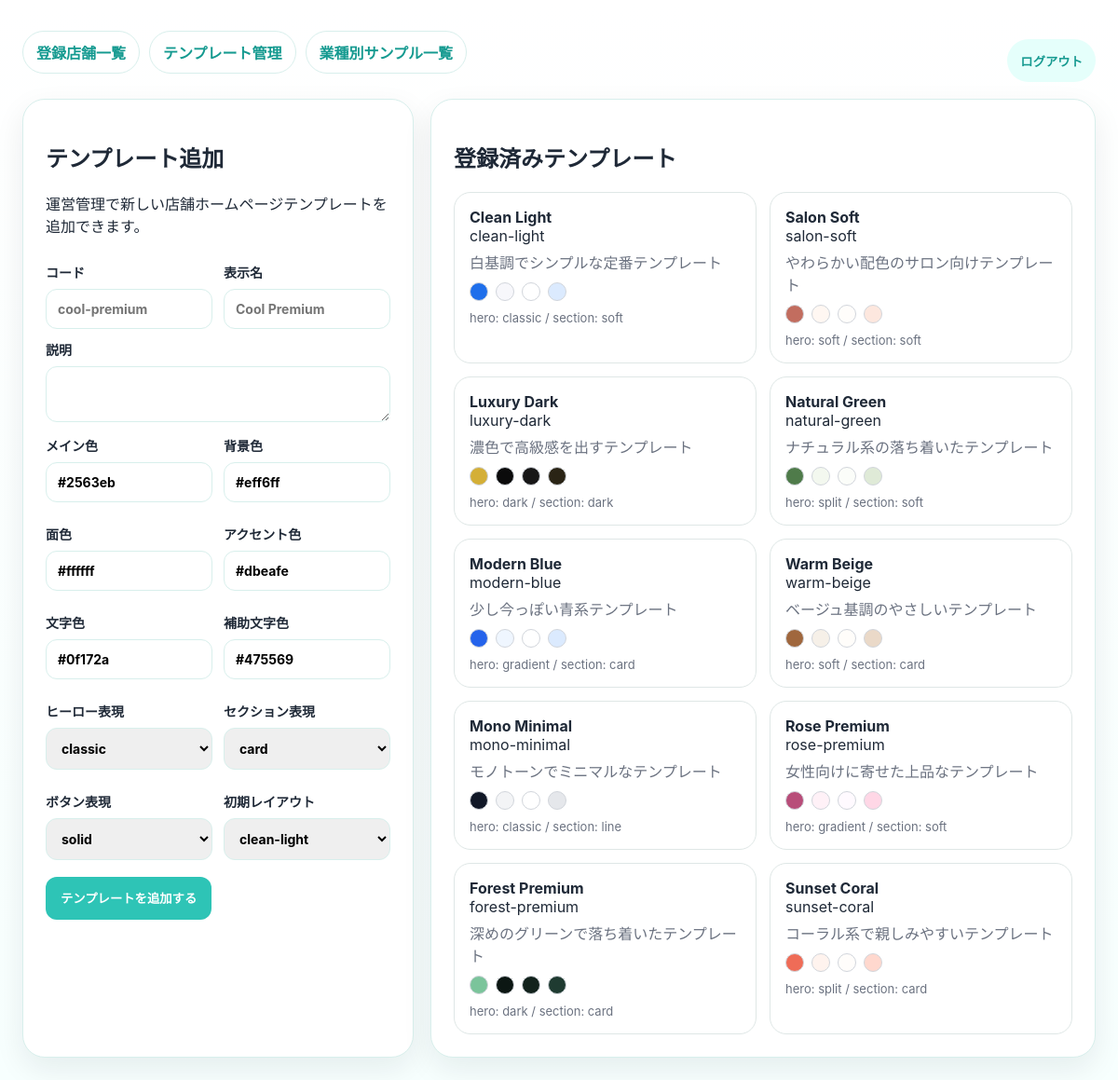
Screenshot of /platform/templates (signed in) with the database file from the repository.
### tables this page shows
CREATE TABLE homepage_templates (
                id INTEGER PRIMARY KEY AUTOINCREMENT,
                code TEXT NOT NULL UNIQUE,
                name TEXT NOT NULL,
                description TEXT DEFAULT '',
                theme_json TEXT NOT NULL DEFAULT '{}',
                is_active INTEGER NOT NULL DEFAULT 1,
                created_at TEXT DEFAULT CURRENT_TIMESTAMP
            );

### app/main.py (the view)
@app.get("/platform/templates", response_class=HTMLResponse)
def platform_templates_page(request: Request):
    redirect = require_platform_login(request)
    if redirect:
        return redirect
    from app.db import get_homepage_templates
    return templates.TemplateResponse(
        request=request,
        name="platform/templates.html",
        context={
            "templates_list": get_homepage_templates(),
            "message": request.query_params.get("saved", ""),
            "error_message": "",
        },
    )

### app/templates/platform/templates.html (shortened to what this page needs)
<!doctype html>
<html lang="ja"><head><meta charset="utf-8"><meta name="viewport" content="width=device-width, initial-scale=1"><title>ホームページテンプレート管理</title>
</head>
<body><div class="wrap"><div class="top"><div class="links"><a href="/platform/shops">登録店舗一覧</a><a href="/platform/templates">テンプレート管理</a><a href="/samples">業種別サンプル一覧</a></div><form class="logout" method="post" action="/platform/logout"><button type="submit">ログアウト</button></form></div>
<div class="grid"><section class="card"><h1>テンプレート追加</h1><p>運営管理で新しい店舗ホームページテンプレートを追加できます。</p><form method="post" action="/platform/templates"><div class="twocol"><label>コード<input type="text" name="code" placeholder="cool-premium" required></label><label>表示名<input type="text" name="name" placeholder="Cool Premium" required></label></div><label>説明<textarea name="description"></textarea></label><div class="twocol"><label>メイン色<input type="text" name="primary" value="#2563eb"></label><label>背景色<input type="text" name="background" value="#eff6ff"></label><label>面色<input type="text" name="surface" value="#ffffff"></label><label>アクセント色<input type="text" name="accent" value="#dbeafe"></label><label>文字色<input type="text" name="text_color" value="#0f172a"></label><label>補助文字色<input type="text" name="subtext" value="#475569"></label><label>ヒーロー表現<select name="hero_style"><option value="classic">classic</option></select></label><label>セクション表現<select name="section_style"><option value="card">card</option></select></label><label>ボタン表現<select name="button_style"><option value="solid">solid</option></select></label><label>初期レイアウト<select name="preset_key"><option value="clean-light">clean-light</option></select></label></div><button type="submit">テンプレートを追加する</button></form></section>
<section class="card"><h2>登録済みテンプレート</h2><div class="template-list">{% for item in templates_list %}<div class="template"><strong>{{ item.name }}</strong><div>{{ item.code }}</div><div style="color:#6b7280;margin-top:6px;">{{ item.description }}</div><div class="swatches"><span class="sw" style="background:{{ item.theme.primary }}"></span><span class="sw" style="background:{{ item.theme.background }}"></span><span class="sw" style="background:{{ item.theme.surface }}"></span><span class="sw" style="background:{{ item.theme.accent }}"></span></div><div style="font-size:13px;color:#6b7280;">hero: {{ item.theme.hero_style }} / section: {{ item.theme.section_style }}</div></div>{% endfor %}</div></section></div></div></body></html>

### app/templates/platform/templates.html (style rules this page uses)
:root { --primary:#2ec4b6;--primary-dark:#159a90;--bg:#f7fffe;--line:#d8efec;--text:#1f2937;--sub:#6b7280;--card:#fff }
* { box-sizing:border-box }
body { margin:0;font-family:-apple-system,BlinkMacSystemFont,"Segoe UI",sans-serif;background:linear-gradient(180deg,#fff 0%,var(--bg) 100%);color:var(--text);padding:24px }
.wrap { max-width:1220px;margin:0 auto }
.top { display:flex;justify-content:space-between;align-items:center;flex-wrap:wrap;gap:12px;margin-bottom:18px }
.links { display:flex;gap:10px;flex-wrap:wrap }
.links a { display:inline-flex;padding:10px 14px;border-radius:999px;border:1px solid var(--line);text-decoration:none;color:var(--primary-dark);font-weight:700;background:#fff }
.logout button { padding:10px 14px;border:none;border-radius:999px;background:#e5fffb;color:var(--primary-dark);font-weight:800 }
.grid { display:grid;grid-template-columns:420px 1fr;gap:18px }
.card { background:var(--card);border:1px solid var(--line);border-radius:24px;padding:24px;box-shadow:0 12px 32px rgba(15,23,42,.08) }
.template-list { display:grid;grid-template-columns:repeat(auto-fit,minmax(220px,1fr));gap:14px }
.template { border:1px solid #dfe7e6;border-radius:18px;padding:16px;background:#fff }
.swatches { display:flex;gap:8px;margin:10px 0 }
.sw { width:20px;height:20px;border-radius:999px;border:1px solid #d1d5db }
label { display:block;font-size:14px;font-weight:700;margin-top:12px }
input,select,textarea { width:100%;margin-top:8px;padding:12px;border:1px solid var(--line);border-radius:12px;font:inherit }
.twocol { display:grid;grid-template-columns:1fr 1fr;gap:12px }
button { margin-top:18px;min-height:46px;border:none;border-radius:12px;background:var(--primary);color:#fff;font-weight:800;padding:0 16px }

### rows the page displays
homepage_templates: name "Clean Light", code "clean-light", description "白基調でシンプルな定番テンプレート", theme.hero_style "classic", theme.section_style "soft"
homepage_templates: name "Salon Soft", code "salon-soft", description "やわらかい配色のサロン向けテンプレート", theme.hero_style "soft", theme.section_style "soft"
homepage_templates: name "Luxury Dark", code "luxury-dark", description "濃色で高級感を出すテンプレート", theme.hero_style "dark", theme.section_style "dark"
homepage_templates: name "Natural Green", code "natural-green", description "ナチュラル系の落ち着いたテンプレート", theme.hero_style "split", theme.section_style "soft"
homepage_templates: name "Modern Blue", code "modern-blue", description "少し今っぽい青系テンプレート", theme.hero_style "gradient", theme.section_style "card"
homepage_templates: name "Warm Beige", code "warm-beige", description "ベージュ基調のやさしいテンプレート", theme.hero_style "soft", theme.section_style "card"
homepage_templates: name "Mono Minimal", code "mono-minimal", description "モノトーンでミニマルなテンプレート", theme.hero_style "classic", theme.section_style "line"
homepage_templates: name "Rose Premium", code "rose-premium", description "女性向けに寄せた上品なテンプレート", theme.hero_style "gradient", theme.section_style "soft"
homepage_templates: name "Forest Premium", code "forest-premium", description "深めのグリーンで落ち着いたテンプレート", theme.hero_style "dark", theme.section_style "card"
homepage_templates: name "Sunset Coral", code "sunset-coral", description "コーラル系で親しみやすいテンプレート", theme.hero_style "split", theme.section_style "card"
